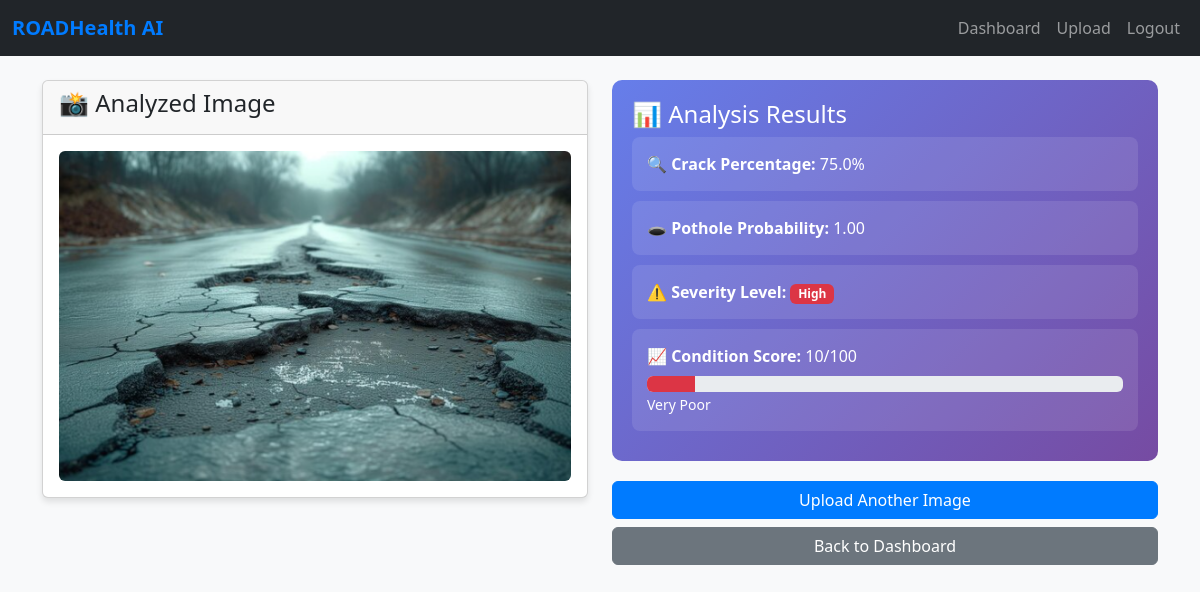
/result/3/ (signed in), run on the app's committed database.
### assessments/models.py (models this page shows, shortened)
class Assessment(models.Model):
    SEVERITY_CHOICES = [
        ('Low', 'Low'),
        ('Medium', 'Medium'),
        ('High', 'High'),
    ]
    STATUS_CHOICES = [
        ('pending', 'Pending'),
        ('analyzing', 'Analyzing'),
        ('completed', 'Completed'),
        ('failed', 'Failed'),
    ]
    user = models.ForeignKey(User, on_delete=models.CASCADE)
    image = models.ImageField(upload_to="uploads/")
    crack_percentage = models.FloatField(null=True, blank=True)
    pothole_probability = models.FloatField(null=True, blank=True)
    severity = models.CharField(max_length=20, choices=SEVERITY_CHOICES, null=True, blank=True)
    condition_score = models.IntegerField(null=True, blank=True)
    analysis_status = models.CharField(max_length=20, choices=STATUS_CHOICES, default='pending')
    created_at = models.DateTimeField(auto_now_add=True)
    updated_at = models.DateTimeField(auto_now=True)
    class Meta:
        ordering = ['-created_at']
    @property
    def condition_description(self):
        if self.condition_score is None:
            return "Not analyzed"
        elif self.condition_score >= 80:
            return "Excellent"
        elif self.condition_score >= 60:
            return "Good"
        elif self.condition_score >= 40:
            return "Fair"
        elif self.condition_score >= 20:
            return "Poor"
        else:
            return "Very Poor"

### assessments/views.py (the view)
# urls.py: path('result/<int:assessment_id>/', views.result_view, name='result'),
@login_required
def result_view(request, assessment_id):
	assessment = get_object_or_404(Assessment, id=assessment_id, user=request.user)
	return render(request, 'assessments/result.html', {'assessment': assessment})

### templates/assessments/result.html
{% extends 'base.html' %}
{% load static %}
{% block content %}
<div class="row">
  <div class="col-md-6">
    <div class="card">
      <div class="card-header">
        <h4>📸 Analyzed Image</h4>
      </div>
      <div class="card-body text-center">
        <img src="{{ assessment.image.url }}" class="img-fluid rounded" alt="uploaded road image" style="max-height: 400px;">
      </div>
    </div>
  </div>
  <div class="col-md-6">
    <div class="result-metrics">
      <h4>📊 Analysis Results</h4>
      {% if assessment.analysis_status == 'completed' %}
        <div class="metric-card">
          <strong>🔍 Crack Percentage:</strong> {{ assessment.crack_percentage|floatformat:1 }}%
        </div>
        <div class="metric-card">
          <strong>🕳️ Pothole Probability:</strong> {{ assessment.pothole_probability|floatformat:2 }}
        </div>
        <div class="metric-card">
          <strong>⚠️ Severity Level:</strong>
          <span class="badge bg-{% if assessment.severity == 'High' %}danger{% elif assessment.severity == 'Medium' %}warning{% else %}success{% endif %}">
            {{ assessment.severity }}
          </span>
        </div>
        <div class="metric-card">
          <strong>📈 Condition Score:</strong> {{ assessment.condition_score }}/100
          <div class="progress mt-2">
            <div class="progress-bar {% if assessment.condition_score >= 70 %}bg-success{% elif assessment.condition_score >= 40 %}bg-warning{% else %}bg-danger{% endif %}"
                 style="width: {{ assessment.condition_score }}%"></div>
          </div>
          <small>{{ assessment.condition_description }}</small>
        </div>
      {% elif assessment.analysis_status == 'failed' %}
        <div class="alert alert-danger">
          <strong>❌ Analysis Failed</strong><br>
          Unable to analyze the image. Please try again with a different image.
        </div>
      {% else %}
        <div class="alert alert-info">
          <strong>⏳ Analysis in Progress...</strong><br>
          Please wait while we analyze your image.
        </div>
      {% endif %}
    </div>
    <div class="d-grid gap-2">
      <a href="{% url 'upload' %}" class="btn btn-primary">Upload Another Image</a>
      <a href="{% url 'dashboard' %}" class="btn btn-secondary">Back to Dashboard</a>
    </div>
  </div>
</div>
{% endblock %}

### static/css/style.css (style rules this page uses)
body { background-color: #f8f9fa; }
.card { box-shadow: 0 4px 6px rgba(0, 0, 0, 0.1); margin-bottom: 20px; }
.btn-primary { background-color: #007bff; border-color: #007bff; }
.result-metrics { background: linear-gradient(135deg, #667eea 0%, #764ba2 100%); color: white; border-radius: 10px; padding: 20px; margin-bottom: 20px; }
.metric-card { background: rgba(255, 255, 255, 0.1); border-radius: 8px; padding: 15px; margin-bottom: 10px; }

### data on the page
Assessment: image (picture), crack_percentage "75.0", pothole_probability "1.00", severity "High", condition_score "10", condition_description "Very Poor"
